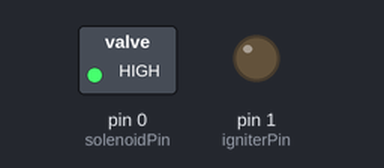
The sketch below on a simulated Arduino Uno, built with avr-gcc and run on an emulated ATmega328P. Parts: switched loads named in the sketch (green lamp = pin HIGH), output pins drawn as LEDs (lit = HIGH).

Above: at 2.5 s.
At 5.1 s:
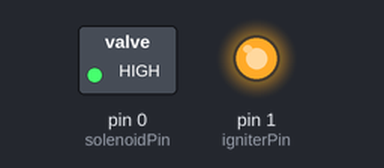
At 5.6 s:
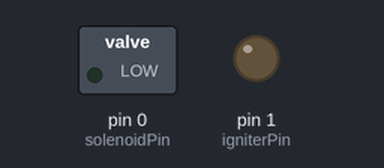
Timing chart, 0 to 7.8 s (numbered marks = the images above):
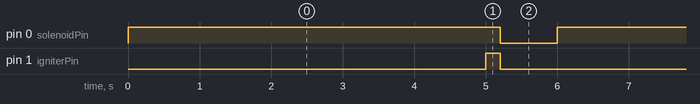

Measured:
- by itself, pin 0 (solenoidPin): alternates HIGH for 5.2 s and LOW for 0.80 s
- by itself, pin 1 (igniterPin): alternates HIGH for 0.20 s and LOW for 5.8 s
- by itself, everything shown: repeats every 6.0 s, in 3 steps

The sketch:

apc-ignition.ino
```cpp
const int solenoidPin = 0;
const int igniterPin = 1;


const int fill_solenoid = HIGH;
const int fill_igniter = LOW;

const int ignite_solenoid = HIGH;
const int ignite_igniter = HIGH;

const int purge_solenoid = LOW;
const int purge_igniter = LOW;

const int fill_time = 5000;
const int ignite_time = 200;
const int purge_time = 800;

const int STATE_FILL = 0;
const int STATE_IGNITE = 1;
const int STATE_PURGE = 2;

// Variables will change:
int solenoidState = LOW;
int igniterState = LOW;
int state = STATE_FILL;

unsigned long previousMillis = 0;

long interval = 0;           // interval at which to blink (milliseconds)

void setup() {
  // set the digital pin as output:
  pinMode(solenoidPin, OUTPUT);
  pinMode(igniterPin, OUTPUT);
}

void loop() {
  unsigned long currentMillis = millis();

  if (currentMillis - previousMillis >= interval) {

    previousMillis = currentMillis;

    if (state == STATE_FILL) {
      state = STATE_IGNITE;
      interval = fill_time;
      solenoidState = fill_solenoid;
      igniterState = fill_igniter;
    } else if (state == STATE_IGNITE) {
      state = STATE_PURGE;
      interval = ignite_time;
      solenoidState = ignite_solenoid;
      igniterState = ignite_igniter;
    } else {
      state = STATE_FILL;
      interval = purge_time;
      solenoidState = purge_solenoid;
      igniterState = purge_igniter;
    }

    digitalWrite(solenoidPin, solenoidState);
    digitalWrite(igniterPin, igniterState);
  }
}
```
